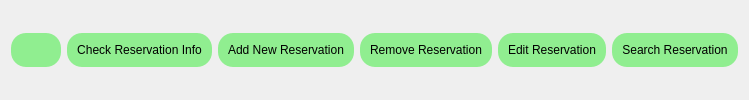
            <widget class="QWidget" name="ManageBusButtonsWidget_2" native="true">
             <property name="styleSheet">
              <string notr="true">QPushButton{
background-color:lightgreen;
border-radius:15px;
padding:10px;
}
QPushButton:hover{
font-weight: bold;
background-color:green;
border-radius:15px;
padding:10px;
color:white;
}
QLineEdit{
border: 2px solid grey;
border-radius: 10px;
padding:10px;
}
QLineEdit:hover{
border: 2px solid black;
border-radius: 10px;
padding:10px;
}</string>
             </property>
             <layout class="QHBoxLayout" name="horizontalLayout_9">
              <item>
               <widget class="QPushButton" name="pushButton_61">
                <property name="maximumSize">
                 <size>
                  <width>50</width>
                  <height>16777215</height>
                 </size>
                </property>
                <property name="text">
                 <string/>
                </property>
                <property name="icon">
                 <iconset>
                  <normaloff>:/Icons/Icons/menu.svg</normaloff>:/Icons/Icons/menu.svg</iconset>
                </property>
               </widget>
              </item>
              <item>
               <widget class="QPushButton" name="pushButton_62">
                <property name="text">
                 <string>Check Reservation Info</string>
                </property>
               </widget>
              </item>
              <item>
               <widget class="QPushButton" name="pushButton_63">
                <property name="text">
                 <string>Add New Reservation</string>
                </property>
               </widget>
              </item>
              <item>
               <widget class="QPushButton" name="pushButton_64">
                <property name="text">
                 <string>Remove Reservation</string>
                </property>
               </widget>
              </item>
              <item>
               <widget class="QPushButton" name="pushButton_65">
                <property name="text">
                 <string>Edit Reservation</string>
                </property>
               </widget>
              </item>
              <item>
               <widget class="QPushButton" name="pushButton_66">
                <property name="text">
                 <string>Search Reservation</string>
                </property>
               </widget>
              </item>
             </layout>
            </widget>
